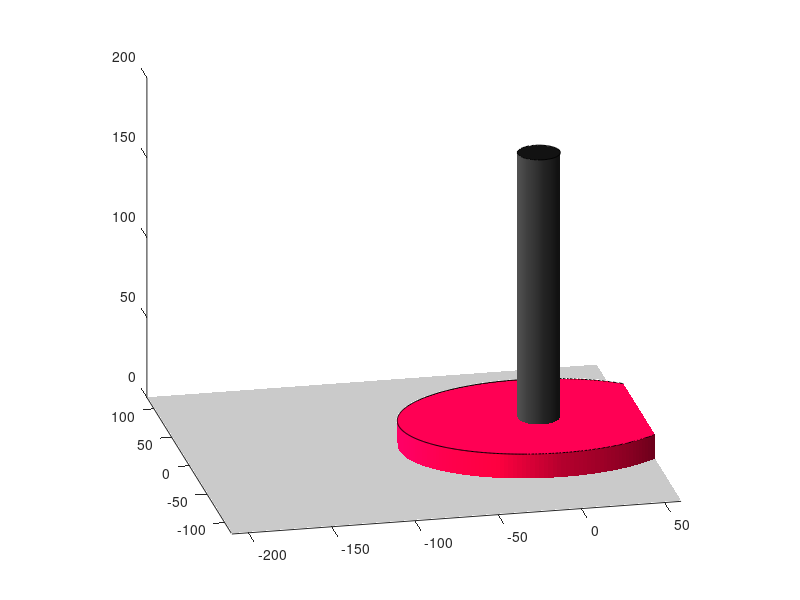

This figure's MATLAB source:
% load pillar system  

hold on

% robot
robot = struct();
robot.abc = [84 64 15];
[robot.xx robot.yy robot.zz] = ellipsoid(0,0,0, robot.abc(1), robot.abc(2), robot.abc(3), 200);
robot.zz(robot.zz>0) = robot.abc(3);
robot.zz(robot.zz<0) =-robot.abc(3);
robot.sh = surf(robot.xx,robot.yy,robot. zz,'facecolor',[1 0 0.25],'edgealpha',0);

% elliptical shape boundaries
t = 0:0.01:2*pi;   
robot.xb = robot.abc(1)*cos(t);  
robot.yb = robot.abc(2)*sin(t);
robot.zb = robot.abc(3)*ones(size(robot.xb));
robot.top_sh = plot3(robot.xb,robot.yb, robot.zb,'k');
robot.bot_sh = plot3(robot.xb,robot.yb,-robot.zb,'k');

% create pillars
pillar_radius = 12.7;
pillar.center = [212.7000 0];
robot.x_offset = pillar.center(1);

[x0,y0,z0] = cylinder(pillar_radius,100);
z0 = z0*180;
ppill(1) = surf(x0,y0,z0, 'edgealpha',0,'facecolor',[1 1 1 ]*0.2,'facelighting', 'gouraud');
ptop(1) = patch('xdata',x0(1,:),'ydata',y0(1,:),'zdata',z0(2,:));
set(ptop(1),'facecolor',[1 1 1 ]*0.2,'facelighting', 'gouraud', 'edgealpha',1);

%ground
gnd = patch([-1 -1 1 1]*220,[-1 1 1 -1]*150,'k');
set(gnd,'facecolor',[1 1 1]*0.6);


view(-12,20);

axis equal

light('position',[-400 0 200 ]);
light('position',[-200 -200 200 ]*2);
light('position',[-200  200 200 ]*2);
 
set(get(gca,'xaxis'),'visible','off');
set(get(gca,'yaxis'),'visible','off');
set(get(gca,'zaxis'),'visible','off');

xlim([-210 60])
ylim([-1 1]*120)
zlim([0 200])